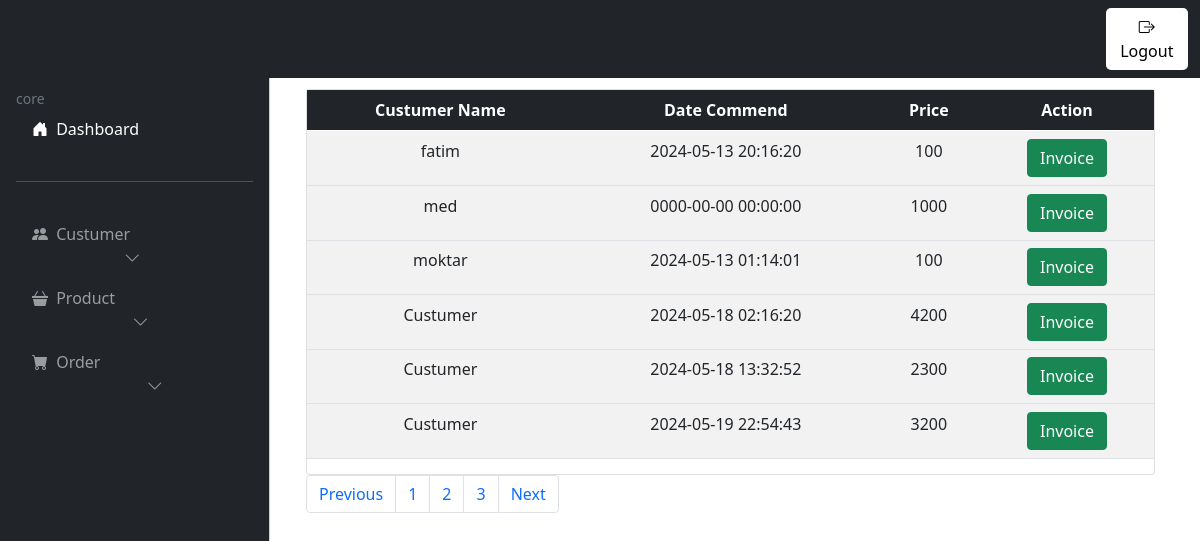
The page /sale.php (signed in) on the database its author committed.
### tables this page shows
CREATE TABLE IF NOT EXISTS `vente` (
  `id` int NOT NULL,
  `numero` varchar(190) NOT NULL,
  `nom_clien` varchar(100) NOT NULL,
  `Date_c` datetime NOT NULL,
  `price_total` int NOT NULL
);

### sale.php (the view, shortened to what this page needs)
<?php require "navbar.php"?>
<head>
</head>
        <div class="col-lg-9">
            <div ss="container c">
                <div class="card  marge10 form-disable a" style="margin-top:10% ;margin-right:5%">
                    <table class="table table-striped tb">
                            <thead class="table-dark">
                                <tr>
                                <th scope="col">Custumer Name</th>
                                <th scope="col">Date Commend</th>
                                <th scope="col">Price</th>
                                <th scope="col">Action</th>
                                </tr>
                            </thead>
                            <tbody>
                                <?php require "controller/connect.php";
                                $start=0;
                                $end=6;
                                $req=$conx->query("SELECT*FROM vente");
                                $nb=$req->num_rows;
                                $page=ceil($nb/$end);
                                $req= "SELECT*FROM vente LIMIT $start,$end";
                                $res=$conx->query($req);
                                while($row=$res->fetch_assoc()){
                                ?>
                                <tr>
                                <td><?= $row['nom_clien'] ?></td>
                                <td><?= $row['Date_c'] ?></td>
                                <td><?= $row['price_total'] ?></td>
                                <td><button type="button" class="btn btn-success"><a class="text" href="invoice.php?id=<?= $row['id'] ?>">Invoice</a></button></td>
                                </tr>
                                <tr>
                                <?php }?>
                            </tbody>
                    </table>
                </div>
            </div>
            <nav aria-label="Page navigation example k">
                <ul class="pagination ">
                <?php if(isset($_GET["page-nr"]) && $_GET["page-nr"]>1){
                    ?>
                    <li class="page-item"><a class="page-link" href="?page-nr=<?= $_GET["page-nr"]-1 ?>">Previous</a></li>
                <?php
                    }else{
                    ?>
                    <li class="page-item"><a class="page-link" href="#">Previous</a></li>
                <?php }
                ?>
                    <?php
                    for($i=1;$i<=$page;$i++){?>
                    <li class="page-item"><a class="page-link" href="?page-nr=<?= $i ?>"><?= $i ?></a></li>
                    <?php }
                    ?>
                    <?php if(!isset($_GET["page-nr"])){
                    ?>
                    <li class="page-item"><a class="page-link" href="?page-nr=2">Next</a></li>
                <?php
                    }else{
                    if($_GET["page-nr"]>=$page){
                    ?>
                    <li class="page-item"><a class="page-link" href="#">Next</a></li>
                    <?php }else{
                    ?>
                    <li class="page-item"><a class="page-link" href="?page-nr=<?= $_GET["page-nr"] + 1 ?>">Next</a></li>
                <?php }}
                ?>
                </ul>
            </nav>
        </div>
</div>
</body>
</html>

### css/styles.css (style rules this page uses)
:root { --Offcanvas-width:270px; --topheight:9%; }
@media (min-width:992px) { body { overflow: auto !important; } }

### sale.php (style rules this page uses)
.tb { padding:10px ; text-align: center; }
.text { text-decoration: none; color: white; }

### rows shown on the page
vente: nom_clien "fatim", Date_c "2024-05-13 20:16:20", price_total "100"
vente: nom_clien "med", Date_c "0000-00-00 00:00:00", price_total "1000"
vente: nom_clien "moktar", Date_c "2024-05-13 01:14:01", price_total "100"
vente: nom_clien "Custumer", Date_c "2024-05-18 02:16:20", price_total "4200"
vente: nom_clien "Custumer", Date_c "2024-05-18 13:32:52", price_total "2300"
vente: nom_clien "Custumer", Date_c "2024-05-19 22:54:43", price_total "3200"
